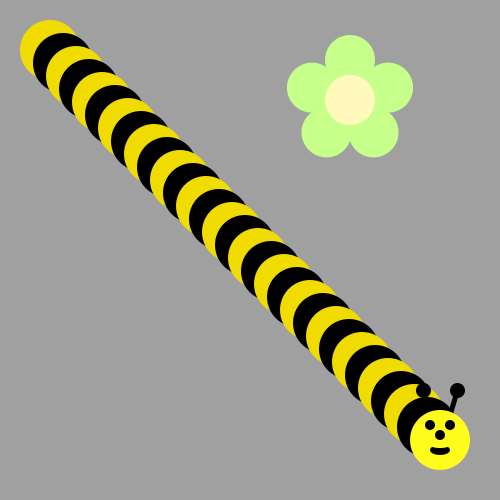
Frame 1 (no input)
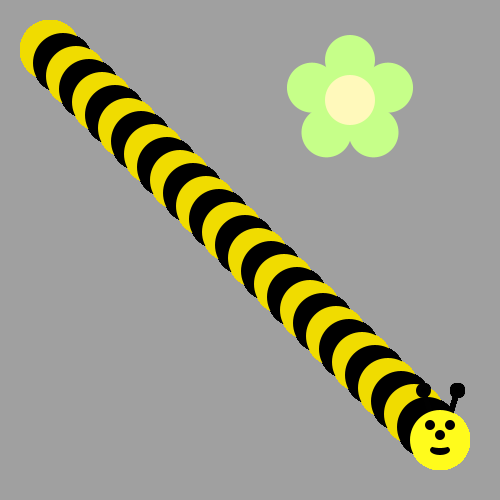
Frame 60 (the mouse pressed at the canvas centre just before this capture)
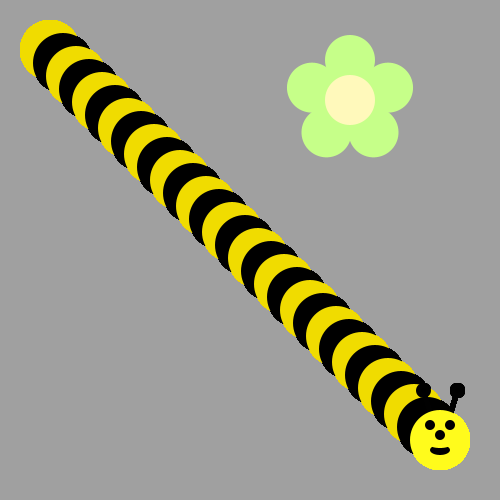
Frame 120 (the mouse held since frame 60 and released just before this capture)

The Processing sketch that drew these frames (run headless with seeded random() and noise(); from frame 60 on, the mouse is pressed at the canvas centre):

// Processing sketch: bumble_bee
// ── bumble_bee.pde

void setup() {
     ellipseMode(CENTER);
     size(500, 500);
     background(160, 160, 160);
     drawFlower(350, 100);
}

void draw() {
  
// First run the program and you should see a flower.  
  
  
/* Then, use a loop to make a body for the Bee! 
(see the image on the recipe, it's a diagonal line of circles)
Use remainder to make the colors alternate between yellow and black
*/
int x = 50;
for(int i = 30; i>0; i--){
  if(i%2==0){
    fill(240,220,0);
  }
  else{
    fill(0,0,0);
  }
  ellipse(x,x,60,60);
  x=x+13;
}
drawBeeFace(x,x);

/*
Now put his head on using drawBeeFace(x,y)
*/

}

/**************   Use these methods but  DON'T CHANGE THE CODE BELOW  **************/

void drawFlower(int x, int y) {
     noStroke();
     translate(x, y);
     // draw 5 petals, rotating after each one
     fill(#c6ff89);      // green
      for (int i = 0; i < 5; i++) {
           ellipse(0, -40, 50, 50);
          rotate(radians(72));
     }
     fill(#fff9bb); // light yellow
     ellipse(0, 0, 50, 50);
} 
void drawBeeFace(int BeeFaceX, int BeeFaceY) {
     noStroke();
     fill(0, 0, 0);
     stroke(1);
     strokeWeight(5);
     line(BeeFaceX-10, BeeFaceY-27, BeeFaceX-17, BeeFaceY-50);
     line(BeeFaceX+10, BeeFaceY-27, BeeFaceX+17, BeeFaceY-50);
     ellipse(BeeFaceX-17, BeeFaceY-50, 10, 10);
     ellipse(BeeFaceX+17, BeeFaceY-50, 10, 10);
     noStroke();
     fill(255, 251, 28);
     ellipse(BeeFaceX, BeeFaceY, 60, 60); // face
     fill(255, 237, 209);
     fill(0,0,0);
      ellipse(BeeFaceX-10, BeeFaceY-15, 10, 10); // eyes
     ellipse(BeeFaceX+10, BeeFaceY-15, 10, 10);
      ellipse(BeeFaceX, BeeFaceY-5, 10, 10); // nose
      ellipse(BeeFaceX, BeeFaceY+10, 20, 10);// mouth
     fill(255, 251, 28);
     ellipse(BeeFaceX, BeeFaceY+5, 20, 6);
}
